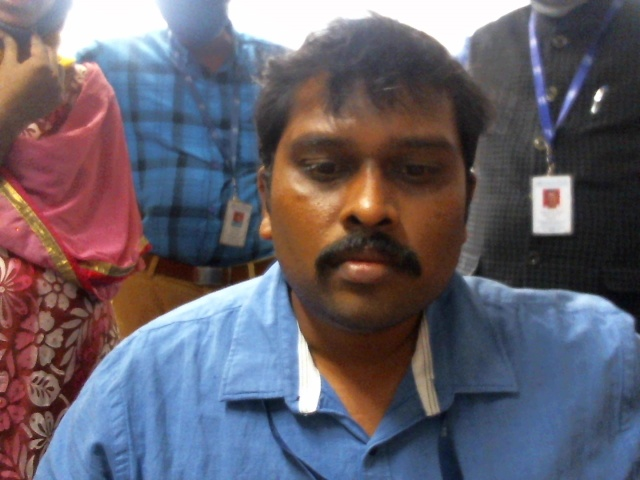
#> input picture src/main/resources/haar_facedetection/images/input.jpg, 640 x 480 px, found by its file name
$ python cap.py
#> lines starting #> are read from the running program, lines starting #| are printed output that depends on the picture
import cv2
import numpy as np
frame = cv2.imread('/home/boss/NetBeansProjects/src/main/resources/haar_facedetection/images/input.jpg')
#> frame is the input picture: shape (480, 640, 3); mean B, G, R 107.5, 96.4, 101.7
frame = cv2.flip(frame, 1)
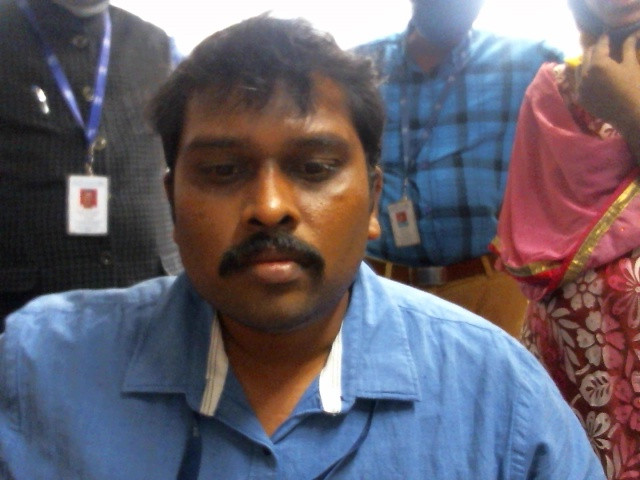
#> frame: shape (480, 640, 3); mean B, G, R 107.5, 96.4, 101.7
emptyframe=frame[np.abs(100):np.abs(450), np.abs(int(150)):np.abs(450)]
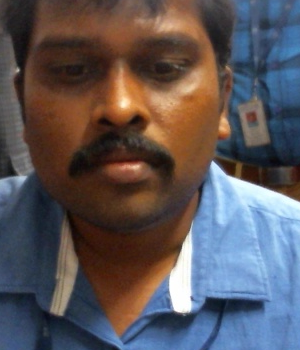
#> emptyframe: shape (350, 300, 3); mean B, G, R 89.1, 85.3, 91.6
dim = (413, 413)
resized = cv2.resize(emptyframe, dim, interpolation = cv2.INTER_AREA)
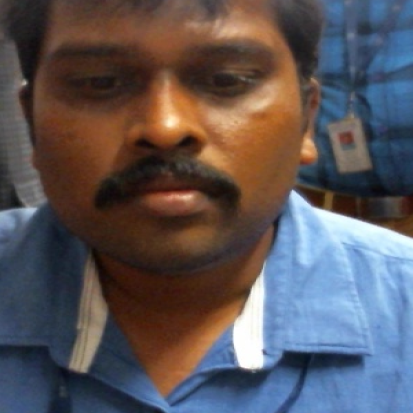
#> resized: shape (413, 413, 3); mean B, G, R 89, 85.2, 91.5
cv2.imwrite('/home/boss/NetBeansProjects/src/main/resources/haar_facedetection/croppedimg/out.jpg', resized)
print("Valid image cropped along Red Box since face is not detected. Press start capture, if face not correct")
